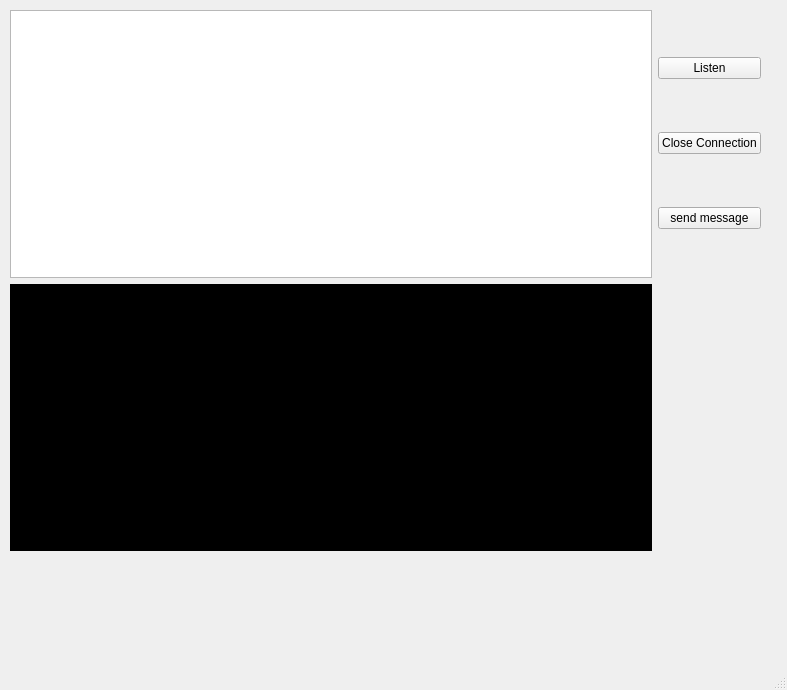
<?xml version="1.0" encoding="UTF-8"?>
<ui version="4.0">
 <class>MainWindow</class>
 <widget class="QMainWindow" name="MainWindow">
  <property name="geometry">
   <rect>
    <x>0</x>
    <y>0</y>
    <width>787</width>
    <height>690</height>
   </rect>
  </property>
  <property name="windowTitle">
   <string>MainWindow</string>
  </property>
  <widget class="QWidget" name="centralwidget">
   <widget class="QWidget" name="gridLayoutWidget">
    <property name="geometry">
     <rect>
      <x>10</x>
      <y>10</y>
      <width>751</width>
      <height>541</height>
     </rect>
    </property>
    <layout class="QGridLayout" name="gridLayout">
     <item row="0" column="1">
      <layout class="QVBoxLayout" name="verticalLayout">
       <item>
        <widget class="QPushButton" name="btn_listen">
         <property name="text">
          <string>Listen</string>
         </property>
        </widget>
       </item>
       <item>
        <widget class="QPushButton" name="btn_close_conn">
         <property name="text">
          <string>Close Connection</string>
         </property>
        </widget>
       </item>
       <item>
        <widget class="QPushButton" name="btn_send_msg">
         <property name="text">
          <string>send message</string>
         </property>
        </widget>
       </item>
      </layout>
     </item>
     <item row="0" column="0">
      <widget class="QListWidget" name="Qlist_conn"/>
     </item>
     <item row="1" column="0">
      <widget class="QTextEdit" name="Tx_recv">
       <property name="styleSheet">
        <string notr="true">background-color: rgb(0, 0, 0);
font: 8pt &quot;MS Shell Dlg 2&quot;;
color: green;</string>
       </property>
       <property name="readOnly">
        <bool>false</bool>
       </property>
       <property name="html">
        <string>&lt;!DOCTYPE HTML PUBLIC &quot;-//W3C//DTD HTML 4.0//EN&quot; &quot;http://www.w3.org/TR/REC-html40/strict.dtd&quot;&gt;
&lt;html&gt;&lt;head&gt;&lt;meta name=&quot;qrichtext&quot; content=&quot;1&quot; /&gt;&lt;style type=&quot;text/css&quot;&gt;
p, li { white-space: pre-wrap; }
&lt;/style&gt;&lt;/head&gt;&lt;body style=&quot; font-family:'MS Shell Dlg 2'; font-size:8pt; font-weight:400; font-style:normal;&quot;&gt;
&lt;p style=&quot;-qt-paragraph-type:empty; margin-top:0px; margin-bottom:0px; margin-left:0px; margin-right:0px; -qt-block-indent:0; text-indent:0px;&quot;&gt;&lt;br /&gt;&lt;/p&gt;&lt;/body&gt;&lt;/html&gt;</string>
       </property>
       <property name="tabStopWidth">
        <number>80</number>
       </property>
       <property name="acceptRichText">
        <bool>false</bool>
       </property>
       <property name="textInteractionFlags">
        <set>Qt::LinksAccessibleByMouse|Qt::TextEditable|Qt::TextSelectableByMouse</set>
       </property>
      </widget>
     </item>
    </layout>
   </widget>
  </widget>
  <widget class="QMenuBar" name="menubar">
   <property name="geometry">
    <rect>
     <x>0</x>
     <y>0</y>
     <width>787</width>
     <height>26</height>
    </rect>
   </property>
  </widget>
  <widget class="QStatusBar" name="statusbar"/>
 </widget>
 <resources/>
 <connections>
  <connection>
   <sender>btn_listen</sender>
   <signal>clicked()</signal>
   <receiver>MainWindow</receiver>
   <slot>toggle_listen()</slot>
   <hints>
    <hint type="sourcelabel">
     <x>758</x>
     <y>106</y>
    </hint>
    <hint type="destinationlabel">
     <x>710</x>
     <y>198</y>
    </hint>
   </hints>
  </connection>
  <connection>
   <sender>btn_close_conn</sender>
   <signal>clicked()</signal>
   <receiver>MainWindow</receiver>
   <slot>close_conn()</slot>
   <hints>
    <hint type="sourcelabel">
     <x>758</x>
     <y>182</y>
    </hint>
    <hint type="destinationlabel">
     <x>721</x>
     <y>349</y>
    </hint>
   </hints>
  </connection>
  <connection>
   <sender>btn_send_msg</sender>
   <signal>clicked()</signal>
   <receiver>MainWindow</receiver>
   <slot>send_msg()</slot>
   <hints>
    <hint type="sourcelabel">
     <x>758</x>
     <y>258</y>
    </hint>
    <hint type="destinationlabel">
     <x>718</x>
     <y>500</y>
    </hint>
   </hints>
  </connection>
 </connections>
 <slots>
  <slot>toggle_listen()</slot>
  <slot>close_conn()</slot>
  <slot>send_msg()</slot>
 </slots>
</ui>
